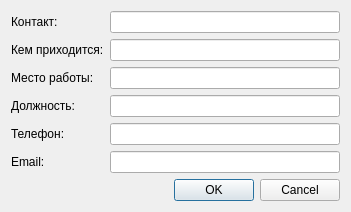
<?xml version="1.0" encoding="UTF-8"?>
<ui version="4.0">
 <class>AddAthleteContact</class>
 <widget class="QDialog" name="AddAthleteContact">
  <property name="geometry">
   <rect>
    <x>0</x>
    <y>0</y>
    <width>351</width>
    <height>199</height>
   </rect>
  </property>
  <property name="sizePolicy">
   <sizepolicy hsizetype="Fixed" vsizetype="Fixed">
    <horstretch>0</horstretch>
    <verstretch>0</verstretch>
   </sizepolicy>
  </property>
  <property name="windowTitle">
   <string>Контакт</string>
  </property>
  <property name="modal">
   <bool>true</bool>
  </property>
  <layout class="QVBoxLayout" name="verticalLayout">
   <item>
    <layout class="QFormLayout" name="formLayout">
     <item row="0" column="0">
      <widget class="QLabel" name="label">
       <property name="text">
        <string>Контакт:</string>
       </property>
      </widget>
     </item>
     <item row="0" column="1">
      <widget class="QLineEdit" name="contact"/>
     </item>
     <item row="1" column="0">
      <widget class="QLabel" name="label_2">
       <property name="text">
        <string>Кем приходится:</string>
       </property>
      </widget>
     </item>
     <item row="1" column="1">
      <widget class="QLineEdit" name="who"/>
     </item>
     <item row="2" column="0">
      <widget class="QLabel" name="label_3">
       <property name="text">
        <string>Место работы:</string>
       </property>
      </widget>
     </item>
     <item row="2" column="1">
      <widget class="QLineEdit" name="work"/>
     </item>
     <item row="3" column="0">
      <widget class="QLabel" name="label_4">
       <property name="text">
        <string>Должность:</string>
       </property>
      </widget>
     </item>
     <item row="3" column="1">
      <widget class="QLineEdit" name="post"/>
     </item>
     <item row="4" column="0">
      <widget class="QLabel" name="label_5">
       <property name="text">
        <string>Телефон:</string>
       </property>
      </widget>
     </item>
     <item row="4" column="1">
      <widget class="QLineEdit" name="telephone"/>
     </item>
     <item row="5" column="0">
      <widget class="QLabel" name="label_6">
       <property name="text">
        <string>Email:</string>
       </property>
      </widget>
     </item>
     <item row="5" column="1">
      <widget class="QLineEdit" name="email"/>
     </item>
    </layout>
   </item>
   <item>
    <widget class="QDialogButtonBox" name="buttonBox">
     <property name="orientation">
      <enum>Qt::Horizontal</enum>
     </property>
     <property name="standardButtons">
      <set>QDialogButtonBox::Cancel|QDialogButtonBox::Ok</set>
     </property>
    </widget>
   </item>
  </layout>
 </widget>
 <resources/>
 <connections>
  <connection>
   <sender>buttonBox</sender>
   <signal>rejected()</signal>
   <receiver>AddAthleteContact</receiver>
   <slot>reject()</slot>
   <hints>
    <hint type="sourcelabel">
     <x>316</x>
     <y>260</y>
    </hint>
    <hint type="destinationlabel">
     <x>286</x>
     <y>274</y>
    </hint>
   </hints>
  </connection>
 </connections>
</ui>
